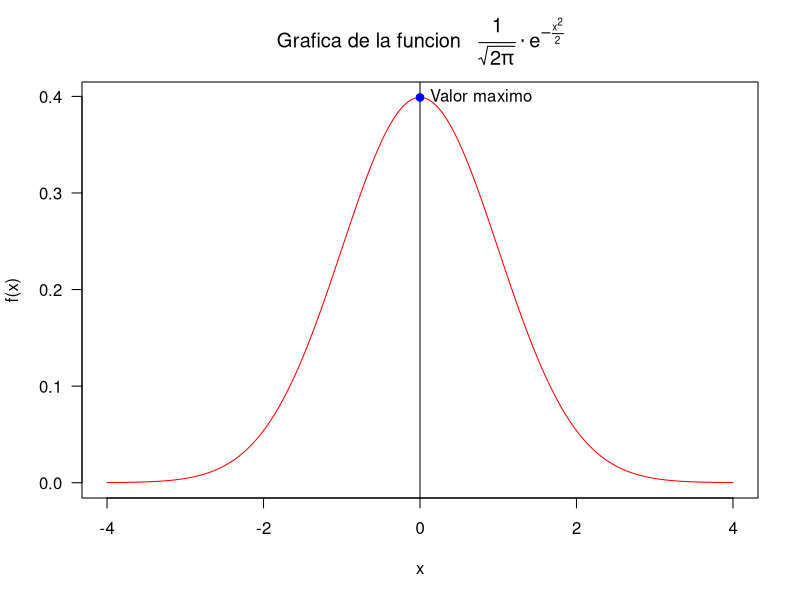
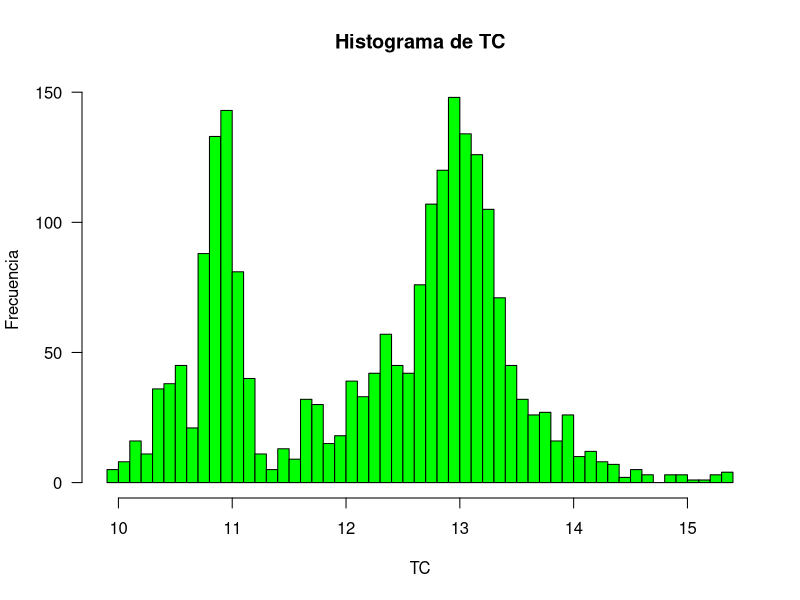
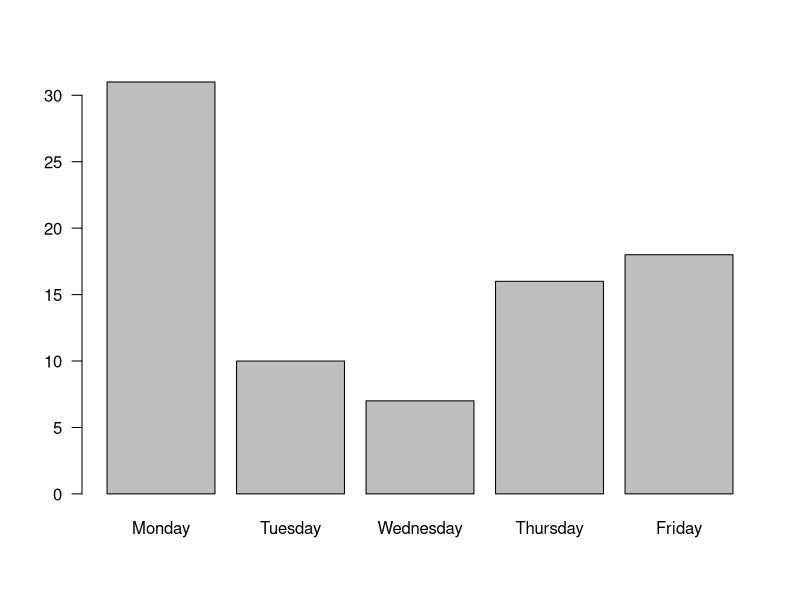
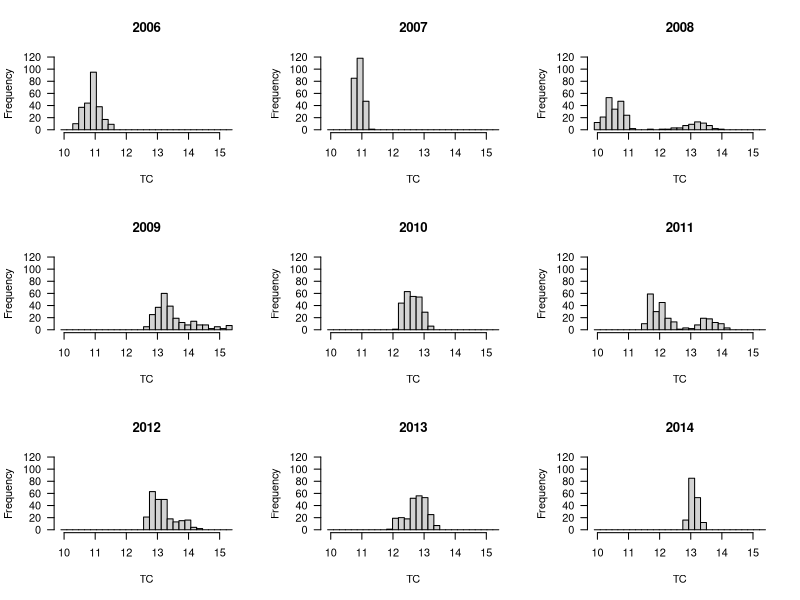
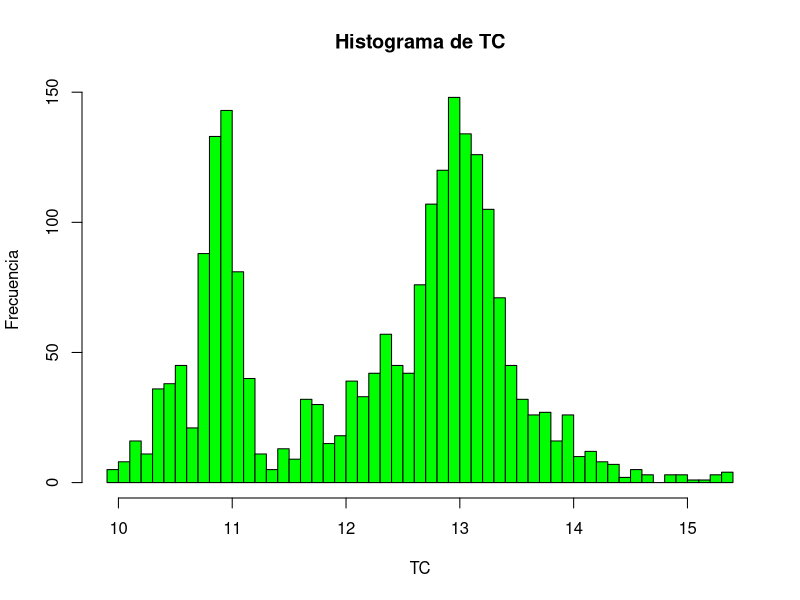

Write the R code that produced these figures, in order.
## ---- chunk 1
##Pregunta 1
 normal  <- function(x){
   1/sqrt(2*pi)*exp((-x^2)/2)
 }
##Gráfica
curve(normal, from = -4, to = 4, xlab = "x", ylab = "f(x)", n = 1000, col= "red", main = expression(paste("Grafica de la funcion   ", over(1,sqrt(2*pi))%.%e^-over(x^2,2))), par(las = 1))
##
 abline(v = 0, col = "black")
##
 points(x = 0, y = 1/sqrt(2*pi), col = "blue", pch = 19)
 text(x = 0, y = 1/sqrt(2*pi), "Valor maximo", pos = 4)
## ---- chunk 2
##Pregunta 2
 TC.Banxico <- read.table("tipoCambioBanxico.txt", header = TRUE, sep = "|", stringsAsFactors = FALSE)
##
 TC.Banxico
## ---- chunk 3
##Pregunta 3
 ?strptime
 str(TC.Banxico)
 TC.Banxico[,1] <- as.Date(TC.Banxico[,1], format = "%d/%m/%Y")
 str(TC.Banxico)
## ---- chunk 4
##Pregunta 4
 x1 <- unclass(TC.Banxico[,1])
##Máximo
 as.Date(max(x1), origin="1970-01-01")
##Mínimo
 as.Date(min(x1), origin="1970-01-01")
##Otra forma utilizando Range
 as.Date(range(x1), origin="1970-01-01")
## ---- chunk 5
##Pregunta 5
 options(digits = 5)
 x1 <- subset(TC.Banxico, TC != "N/E")
 x1[,2] <- as.numeric(x1[,2])
 str(x1)
##Histograma
 hist(x1[,2], breaks = 56, col = "green", main = "Histograma de TC", xlab = "TC", ylab = "Frecuencia")
## ---- chunk 6
##Pregunta 6
##El número de observaciones en cada rango
 c(ran1 = sum(x1[,2]<=10), ran2 = sum((x1[,2]<=11) & (x1[,2]>=10)), ran3 = sum((x1[,2]<=12) & (x1[,2]>=11)), ran4 = sum((x1[,2]<=13) & (x1[,2]>=12)), ran5 = sum((x1[,2]<=14) & (x1[,2]>=13)), ran6 = sum((x1[,2]<=15) & (x1[,2]>=14)), ran7 = sum(x1[,2]>=15))
##Por lo tanto los rangos con mayores observaciones son ran4 y ran5, es decir entre los tipos de cambio 12-13 y 13-14
## ---- chunk 7
##Pregunta 7
 png(file = "HistogramaTC.png", bg = "transparent", units = "px", width = 450, height = 500)
 hist(x1[,2], breaks = 56, col = "green", main = "Histograma de TC", xlab = "TC", ylab = "Frecuencia")
 dev.off()
 
## ---- chunk 8
##Pregunta 8
 tabla <- table(weekdays(TC.Banxico$Fecha.DOF), TC.Banxico$TC == "N/E")
 tabla <- tabla[,-1]
 tabla <- tabla[c(2,6,7,5,1)]
 tabla
## ---- chunk 9
##Pregunta 9
 barplot(tabla)
##Observando la gráfica se puede ver que el día que menos se publica el TC es en lunes
## ---- chunk 10
##Pregunta 10
 x1$Periodo <- as.POSIXlt(x1[,1])
 x1$Periodo <- x1[,3]$year + 1900
##Tuve que sumar 1900 ya que POSIXlt regresa una lista de 9 elementos, y consultando la ayuda ?POSIXlt, pude observar que cuando ocupo el elemento year me regresa los años desde 1900 
## ---- chunk 11
##Pregunta 11
 par(mfrow = c(3,3))
 for(i in 1:9){
   hist(x1[,2][x1[,3] == 2005+i], breaks = seq(9.9, 15.4, length.out = 30), xlim = c(9.9, 15.4), ylim = c(0, 120), main = 2005+i,  xlab = "TC")
 }
